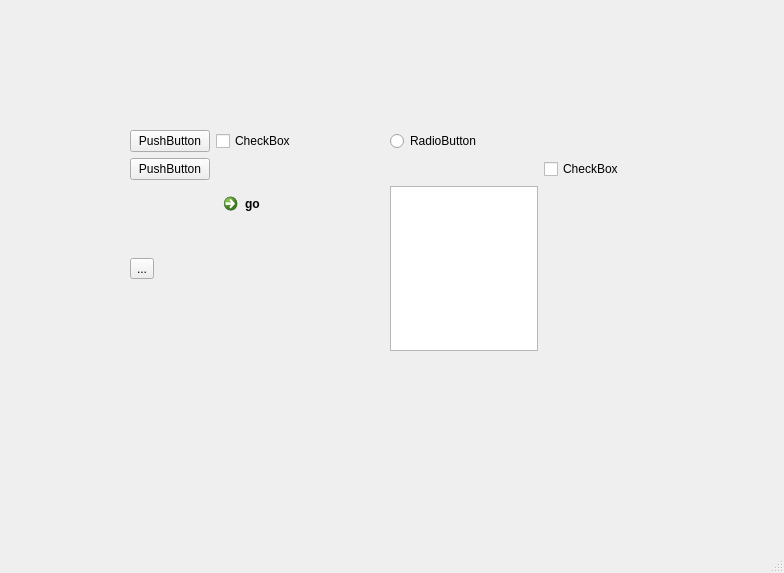
<?xml version="1.0" encoding="UTF-8"?>
<ui version="4.0">
 <class>MainWindow</class>
 <widget class="QMainWindow" name="MainWindow">
  <property name="geometry">
   <rect>
    <x>0</x>
    <y>0</y>
    <width>784</width>
    <height>573</height>
   </rect>
  </property>
  <property name="windowTitle">
   <string>MainWindow</string>
  </property>
  <widget class="QWidget" name="centralwidget">
   <widget class="QWidget" name="gridLayoutWidget">
    <property name="geometry">
     <rect>
      <x>130</x>
      <y>130</y>
      <width>494</width>
      <height>221</height>
     </rect>
    </property>
    <layout class="QGridLayout" name="gridLayout" rowminimumheight="1,1,1" columnminimumwidth="1,1,2,4">
     <property name="sizeConstraint">
      <enum>QLayout::SetMinimumSize</enum>
     </property>
     <item row="0" column="1">
      <widget class="QCheckBox" name="checkBox">
       <property name="text">
        <string>CheckBox</string>
       </property>
      </widget>
     </item>
     <item row="2" column="2">
      <widget class="QTableView" name="tableView"/>
     </item>
     <item row="2" column="1">
      <widget class="QCommandLinkButton" name="commandLinkButton">
       <property name="text">
        <string>go</string>
       </property>
      </widget>
     </item>
     <item row="1" column="1">
      <spacer name="verticalSpacer">
       <property name="orientation">
        <enum>Qt::Vertical</enum>
       </property>
       <property name="sizeHint" stdset="0">
        <size>
         <width>20</width>
         <height>40</height>
        </size>
       </property>
      </spacer>
     </item>
     <item row="2" column="0">
      <widget class="QToolButton" name="toolButton">
       <property name="text">
        <string>...</string>
       </property>
      </widget>
     </item>
     <item row="1" column="0">
      <widget class="QPushButton" name="pushButton_2">
       <property name="text">
        <string>PushButton</string>
       </property>
      </widget>
     </item>
     <item row="0" column="0">
      <widget class="QPushButton" name="pushButton">
       <property name="text">
        <string>PushButton</string>
       </property>
      </widget>
     </item>
     <item row="0" column="2">
      <widget class="QRadioButton" name="radioButton">
       <property name="text">
        <string>RadioButton</string>
       </property>
      </widget>
     </item>
     <item row="1" column="3">
      <widget class="QCheckBox" name="checkBox_2">
       <property name="text">
        <string>CheckBox</string>
       </property>
      </widget>
     </item>
    </layout>
   </widget>
  </widget>
  <widget class="QMenuBar" name="menubar">
   <property name="geometry">
    <rect>
     <x>0</x>
     <y>0</y>
     <width>784</width>
     <height>26</height>
    </rect>
   </property>
  </widget>
  <widget class="QStatusBar" name="statusbar"/>
 </widget>
 <resources/>
 <connections/>
</ui>
